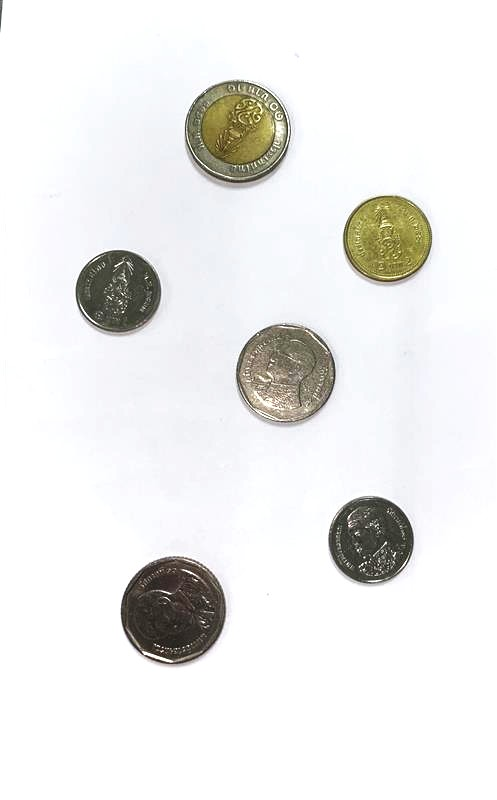
#> input picture 023546_school/baht.jpg, 497 x 800 px, found by its file name
$ python 'Edge Detection.py'
#> lines starting #> are read from the running program, lines starting #| are printed output that depends on the picture; after the words box and inside, x2 and y2 are one past the last pixel; in counts of white or black regions, pixels touching at a corner belong together
import numpy as np
import cv2 as cv
import matplotlib.pyplot as plt

#--------------------------------------------------Sobel--------------------------------------------------#

# Load image in grayscale (0)
img = cv.imread("m5python/Aj phoom-my work/023546_school/baht.jpg", 0)
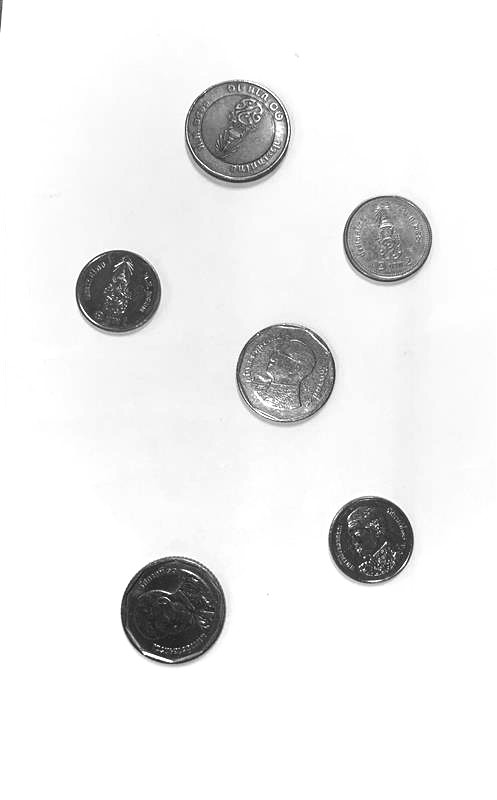
#> img: shape (800, 497); min 0, max 255, mean 235.7

# sobel = cv2.Sobel(1, 2, 3, 4)
# 1 คือ รูปภาพ (Image)
# 2 คือ ชนิดตัวแปรใน Array (กำหนดค่าเป็น -1 เพื่อให้อ้างอิงกับ Array ของภาพต้นฉบับ) (Depth)
# 3 คือ ตัวกรองในแนวแกน X (dx)
# 4 คือ ตัวกรองในแนวแกน Y (dy)

sobelX = cv.Sobel(img, -1, 1, 0)
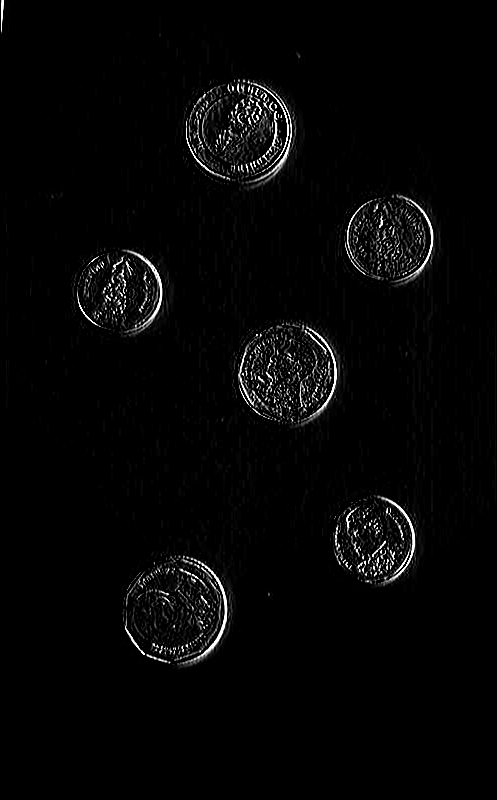
#> sobelX: shape (800, 497); min 0, max 255, mean 5.6
sobelY = cv.Sobel(img, -1, 0, 1)
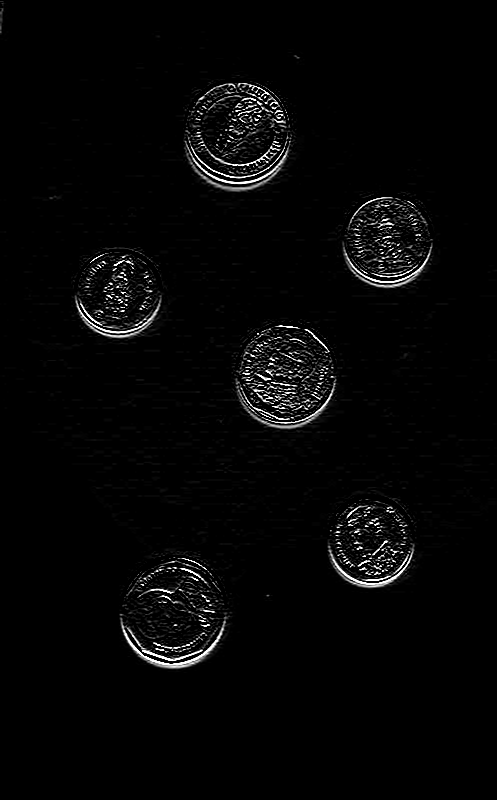
#> sobelY: shape (800, 497); min 0, max 255, mean 5.9
sobelXY = cv.bitwise_or(sobelX, sobelY)
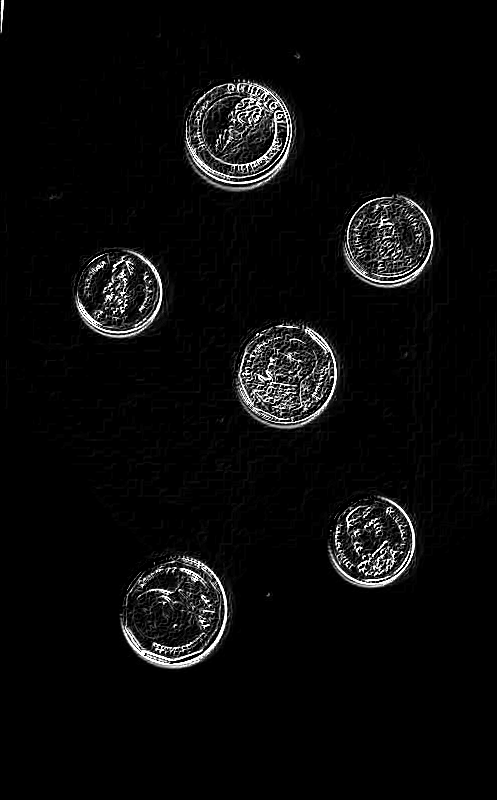
#> sobelXY: shape (800, 497); min 0, max 255, mean 10.2

images = [img, sobelX, sobelY, sobelXY]
titles = ["Original", "SobelX", "SobelY", "SobelXY"]

for i in range(len(images)):
    plt.subplot(2, 2, i+1)
    plt.imshow(images[i], cmap="gray")
    plt.title(titles[i])
    plt.xticks([]), plt.yticks([])
#> this loop made 4 passes

plt.show()

#--------------------------------------------------Laplacian--------------------------------------------------#

img = cv.imread("m5python/Aj phoom-my work/023546_school/baht.jpg")
#> img is the input picture: shape (800, 497, 3); mean B, G, R 234.6, 235.8, 236
# lap = cv.Laplacian(1,2)
# # 1 คือ รูปภาพ
# # 2 คือ ชนิดตัวแปรใน Array(กำหนดค่าเป็น -1 เพื่อให้อ้างอิงกับ Array ของภาพต้นฉบับ)

lap = cv.Laplacian(img,-1)
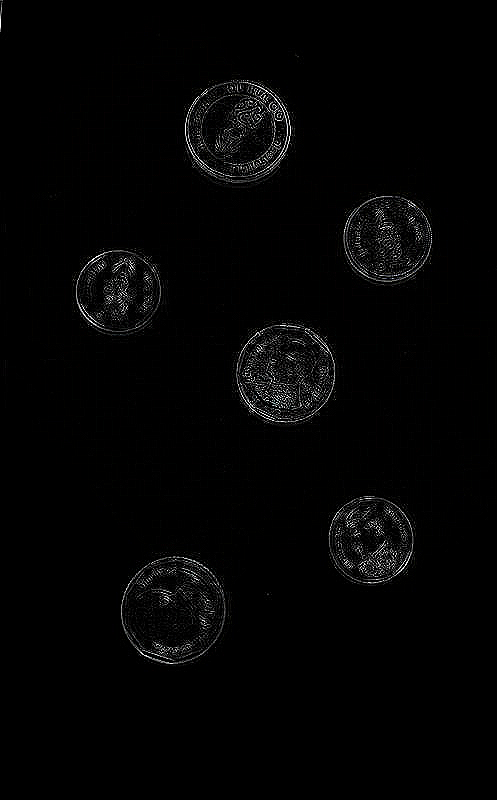
#> lap: shape (800, 497, 3); mean B, G, R 3.8, 3.8, 3.8

cv.imshow("Original",img)
cv.imshow("Laplacian",lap)

cv.waitKey(0)
cv.destroyAllWindows()

#--------------------------------------------------Canny--------------------------------------------------#

# Load the image in grayscale (the 0 flag indicates grayscale)
img = cv.imread("m5python/Aj phoom-my work/023546_school/baht.jpg",0)

# # canny = cv2.Canny(1,2,3)
# # 1 คือ รูปภาพ (Image)
# # 2 คือ เทรชโฮลด์ค่าที่ 1 (Threshold 1)
# # 3 คือ เทรชโฮลด์ค่าที่ 2 (Threshold 2)

# Apply Canny Edge Detection
canny = cv.Canny(img, 50, 200)
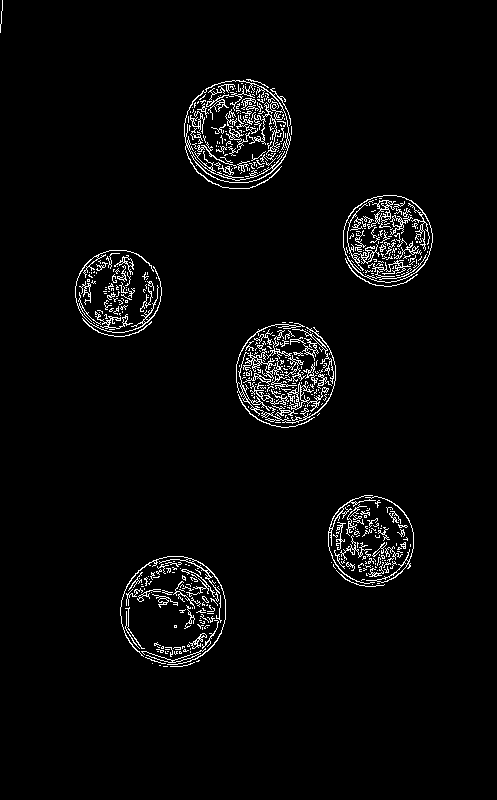
#> canny: shape (800, 497); 3.4% white in thin lines or dots, all inside (x1, y1, x2, y2) = (0, 0, 433, 667)

# Display the original and processed images
cv.imshow("Original", img)
cv.imshow("Canny", canny)

# Wait for a key press and then close all windows
cv.waitKey(0)
cv.destroyAllWindows()

#--------------------------------------------------Hough--------------------------------------------------#

# Read the image
img = cv.imread("m5python/Reverse Engineering/69871_0.jpg")

# Convert to grayscale
#> (the run stopped early here; a loop or call above may not have finished)
